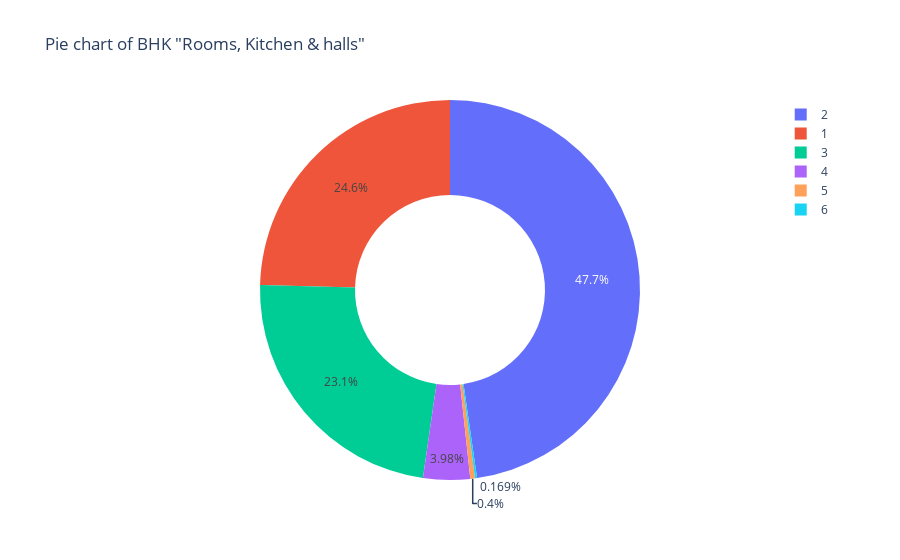

The code cell stored with this chart in its notebook:
### Markdown cell above
Most renting apartments are of 2 BHK

### Code cell
px.pie(data_frame=df , names=df['BHK'].value_counts().index ,values=df['BHK'].value_counts().values ,
      hole=0.5 , title= 'Pie chart of BHK "Rooms, Kitchen & halls" ')

### Figure 1 — Plotly figure (JSON) as saved in the notebook; plotly's stock layout.template omitted (floating-point values rounded to 4 significant figures)
{"data": [{"domain": {"x": [0, 1], "y": [0, 1]}, "hole": 0.5, "hovertemplate": "label=%{label}<br>value=%{value}<extra></extra>", "labels": [2, 1, 3, 4, 5, 6], "legendgroup": "", "name": "", "showlegend": true, "type": "pie", "values": [2265, 1167, 1098, 189, 19, 8]}], "layout": {"legend": {"tracegroupgap": 0}, "title": {"text": "Pie chart of BHK \"Rooms, Kitchen & halls\" "}}}
